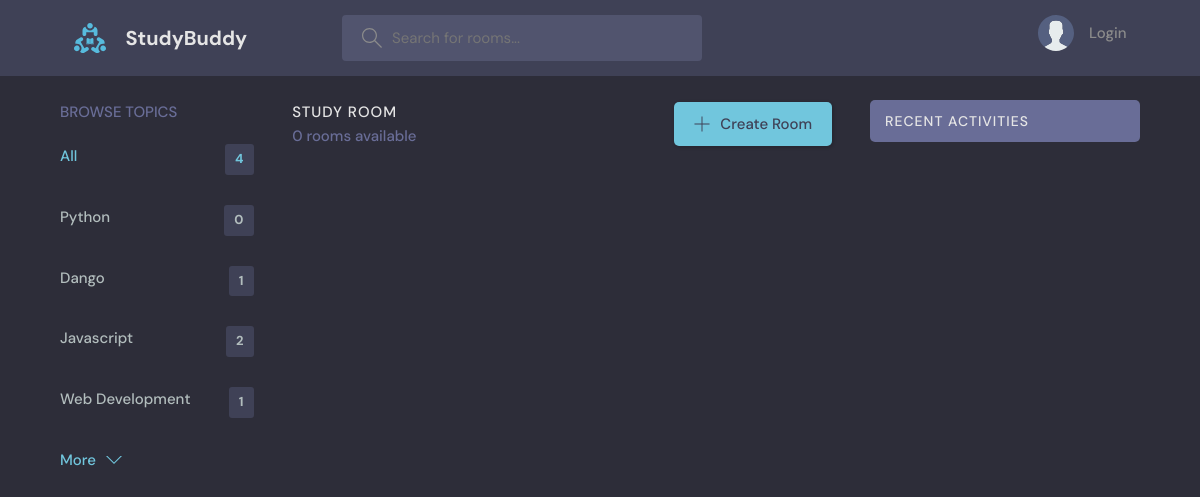
/?q=Python, run on an earlier commit of the app's database.
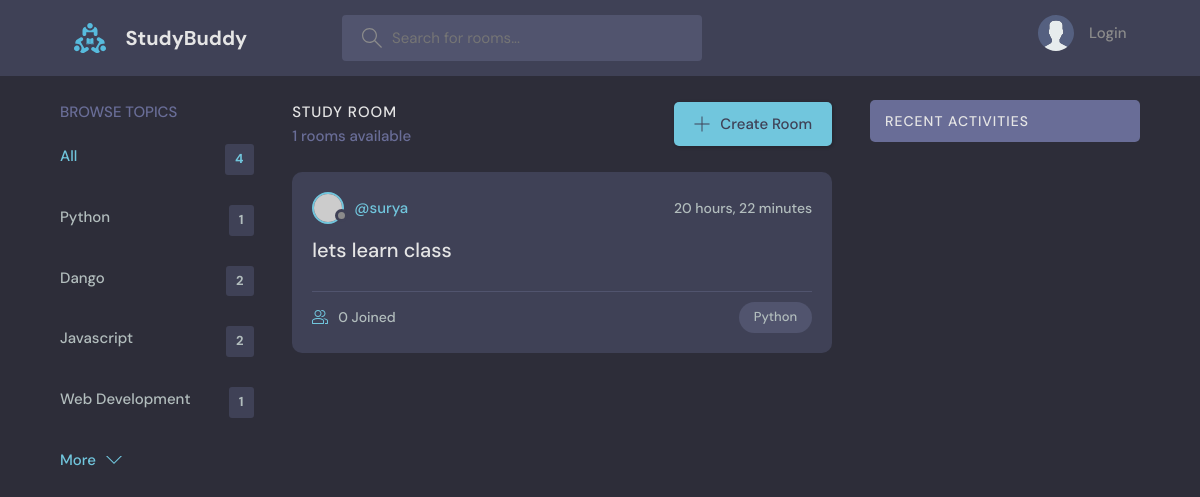
And on a later commit of the database.
### base/models.py (models this page shows, shortened)
class Topic(models.Model):
    name = models.CharField(max_length=200)

class Room(models.Model):
    host =models.ForeignKey(User, on_delete=models.SET_NULL, null=True)
    topic =models.ForeignKey(Topic, on_delete=models.SET_NULL, null=True)
    name = models.CharField(max_length=200)
    Description = models.TextField(null=True, blank=True)
    participants =models.ManyToManyField(User, related_name='participants', blank=True)
    updated = models.DateTimeField(auto_now=True)
    created = models.DateTimeField(auto_now_add=True)
    class Meta:
        ordering = ['-updated', '-created'] #newest item is shown first

### base/views.py (the view)
# urls.py: 2. Add a URL to urlpatterns:  path('', views.home, name='home')
def home(request):
    q = request.GET.get('q') if request.GET.get('q')!= None else ''
    rooms = Room.objects.filter(
        Q( topic__name__icontains=q)|
        Q(name__icontains=q) |
        Q(Description__icontains=q)
        )
    topics = Topic.objects.all()
    room_count = rooms.count() #to count the rooms
    room_messages = Message.objects.filter(Q(room__topic__name__icontains=q))
    context = {'rooms':rooms, 'topics': topics, 'room_count':room_count, 'room_messages': room_messages}
    return render(request, 'base/home.html',context) # or { 'rooms':rooms} instead of context directly

### base/templates/base/home.html (shortened to what this page needs)
{% extends 'main.html' %}
{% block content %}
    <main class="layout layout--3">
      <div class="container">
        {% include 'base/topics_components.html' %}
        <div class="roomList">
          <div class="roomList__header">
            <div>
              <h2>Study Room</h2>
              <p>{{ room_count }} rooms available</p>
            </div>
            <a class="btn btn--main" href="{% url 'create-room' %}">
              <svg version="1.1" xmlns="http://www.w3.org/2000/svg" width="32" height="32" viewBox="0 0 32 32">
                <title>add</title>
                <path
                  d="M16.943 0.943h-1.885v14.115h-14.115v1.885h14.115v14.115h1.885v-14.115h14.115v-1.885h-14.115v-14.115z"
                ></path>
              </svg>
              Create Room
            </a>
          </div>
          {% include 'base/feed_components.html' %}
        </div>
        {% include 'base/activity_components.html' %}
      </div>
    </main>
{% endblock content %}

### base/templates/base/topics_components.html
<div class="topics">
    <div class="topics__header">
        <h2>Browse Topics</h2>
    </div>
            <ul class="topics__list">
              <li>
                <a href="{% url 'home' %}" class="active">All <span>{{topics.count}}</span></a>
              </li>
              <li>
                {% for topic in topics %}
                    <a href="{% url 'home' %}?q={{topic.name}}">{{topic.name}} <span>{{topic.room_set.all.count}}</span> </a>
                {%endfor%}
                </li>
            </ul>
            <a class="btn btn--link" href="/">
              More
              <svg version="1.1" xmlns="http://www.w3.org/2000/svg" width="32" height="32" viewBox="0 0 32 32">
                <title>chevron-down</title>
                <path d="M16 21l-13-13h-3l16 16 16-16h-3l-13 13z"></path>
              </svg>
            </a>
</div>

### base/templates/base/feed_components.html (shortened to what this page needs)
{% for room in rooms %}
<div class="roomListRoom">
    <div class="roomListRoom__header">
      <a href="{% url 'user-profile' room.host.id %}" class="roomListRoom__author">
        <div class="avatar avatar--small">
          <img src="https://randomuser.me/api/portraits/women/11.jpg" />
        </div>
        <span>@{{room.host.username}}</span>
      </a>
      <div class="roomListRoom__actions">
        <span>{{ room.created|timesince }}</span>
      </div>
    </div>
    <div class="roomListRoom__content">
      <a href="{% url 'rooms' room.id %}">{{room.name}}</a>
    </div>
    <div class="roomListRoom__meta">
      <a href="{% url 'rooms' room.id %}" class="roomListRoom__joined">
        {{room.participants.all.count}} Joined
      </a>
      <p class="roomListRoom__topic">{{room.topic.name}}</p>
    </div>
</div>
{% endfor%}

What changed in the data, as far as the page shows it:
computed for Topic "Python": room_set.all.count "0" → "1"
computed for Topic "Dango": room_set.all.count "1" → "2"
added Room: host.username "surya", created "20 hours, 22 minutes", name "lets learn class", participants.all.count "0", topic.name "Python"
Also different on the page:
{{ room_count }}: "0" → "1"
